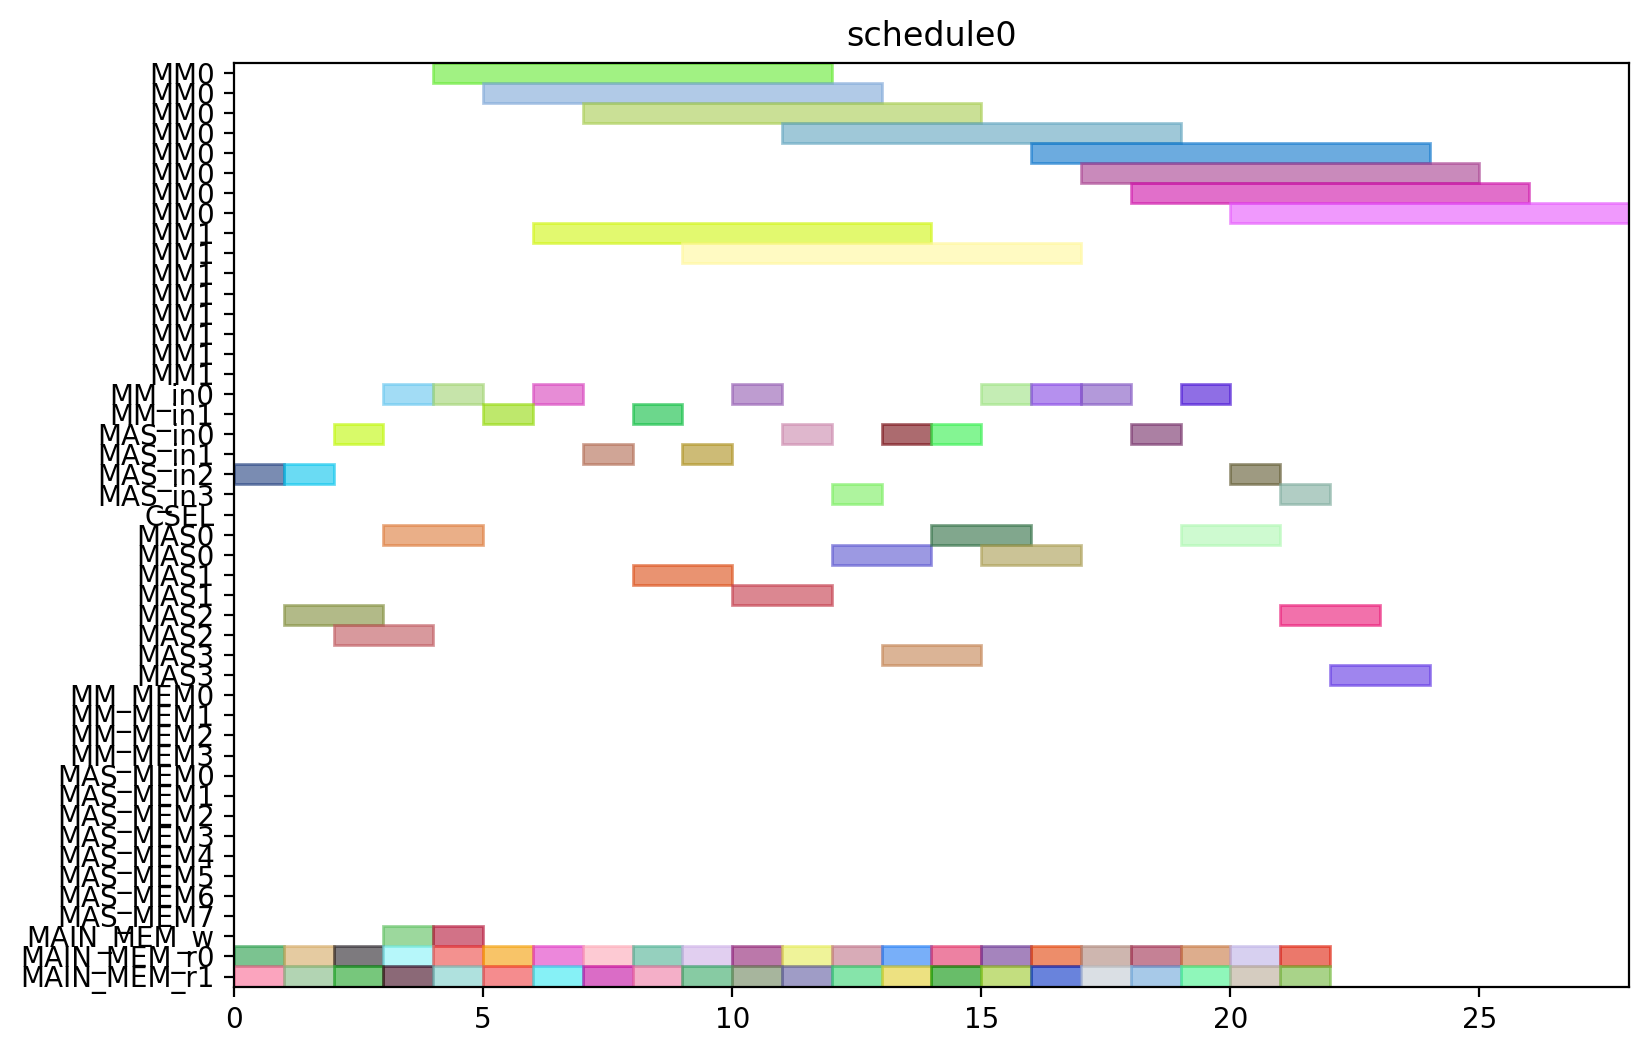

Write the Python code that produced this figure.
from pyschedule import Scenario, solvers, plotters, alt


def solve():
	horizon = 120
	S = Scenario("schedule0", horizon=horizon)

	# resource
	MM = S.Resources('MM', num=2, size=8)
	MM_in = S.Resources('MM_in', num=2)
	MAS_in = S.Resources('MAS_in', num=4)
	CSEL = S.Resource('CSEL')
	MAS = S.Resources('MAS', num=4, size=2, periods=range(1, horizon))
	MM_MEM = S.Resources('MM_MEM', num=4)
	MAS_MEM = S.Resources('MAS_MEM', num=8)
	MAIN_MEM_w = S.Resource('MAIN_MEM_w', size=1)
	MAIN_MEM_r = S.Resources('MAIN_MEM_r', num=2)

	# result of previous scheduling

	# new tasks
	c10_t0 = S.Task('c10_t0', length=8, delay_cost=1)
	c10_t0 += alt(MM)
	c10_t0_in = S.Task('c10_t0_in', length=1, delay_cost=1)
	c10_t0_in += alt(MM_in)
	S += c10_t0_in*MM_in[0]<=c10_t0*MM[0]
	S += c10_t0_in*MM_in[1]<=c10_t0*MM[1]
	c10_t0_mem0 = S.Task('c10_t0_mem0', length=1, delay_cost=1)
	c10_t0_mem0 += MAIN_MEM_r[0]
	S += c10_t0_mem0 <= c10_t0

	c10_t0_mem1 = S.Task('c10_t0_mem1', length=1, delay_cost=1)
	c10_t0_mem1 += MAIN_MEM_r[1]
	S += c10_t0_mem1 <= c10_t0

	c10_t1 = S.Task('c10_t1', length=8, delay_cost=1)
	c10_t1 += alt(MM)
	c10_t1_in = S.Task('c10_t1_in', length=1, delay_cost=1)
	c10_t1_in += alt(MM_in)
	S += c10_t1_in*MM_in[0]<=c10_t1*MM[0]
	S += c10_t1_in*MM_in[1]<=c10_t1*MM[1]
	c10_t1_mem0 = S.Task('c10_t1_mem0', length=1, delay_cost=1)
	c10_t1_mem0 += MAIN_MEM_r[0]
	S += c10_t1_mem0 <= c10_t1

	c10_t1_mem1 = S.Task('c10_t1_mem1', length=1, delay_cost=1)
	c10_t1_mem1 += MAIN_MEM_r[1]
	S += c10_t1_mem1 <= c10_t1

	c10_t2 = S.Task('c10_t2', length=2, delay_cost=1)
	c10_t2 += alt(MAS)
	c10_t2_in = S.Task('c10_t2_in', length=1, delay_cost=1)
	c10_t2_in += alt(MAS_in)
	S += c10_t2_in*MAS_in[0]<=c10_t2*MAS[0]

	S += c10_t2_in*MAS_in[1]<=c10_t2*MAS[1]

	S += c10_t2_in*MAS_in[2]<=c10_t2*MAS[2]

	S += c10_t2_in*MAS_in[3]<=c10_t2*MAS[3]

	c10_t2_mem0 = S.Task('c10_t2_mem0', length=1, delay_cost=1)
	c10_t2_mem0 += MAIN_MEM_r[0]
	S += c10_t2_mem0 <= c10_t2

	c10_t2_mem1 = S.Task('c10_t2_mem1', length=1, delay_cost=1)
	c10_t2_mem1 += MAIN_MEM_r[1]
	S += c10_t2_mem1 <= c10_t2

	c10_t3 = S.Task('c10_t3', length=2, delay_cost=1)
	c10_t3 += alt(MAS)
	c10_t3_in = S.Task('c10_t3_in', length=1, delay_cost=1)
	c10_t3_in += alt(MAS_in)
	S += c10_t3_in*MAS_in[0]<=c10_t3*MAS[0]

	S += c10_t3_in*MAS_in[1]<=c10_t3*MAS[1]

	S += c10_t3_in*MAS_in[2]<=c10_t3*MAS[2]

	S += c10_t3_in*MAS_in[3]<=c10_t3*MAS[3]

	c10_t3_mem0 = S.Task('c10_t3_mem0', length=1, delay_cost=1)
	c10_t3_mem0 += MAIN_MEM_r[0]
	S += c10_t3_mem0 <= c10_t3

	c10_t3_mem1 = S.Task('c10_t3_mem1', length=1, delay_cost=1)
	c10_t3_mem1 += MAIN_MEM_r[1]
	S += c10_t3_mem1 <= c10_t3

	c20_t0 = S.Task('c20_t0', length=8, delay_cost=1)
	c20_t0 += alt(MM)
	c20_t0_in = S.Task('c20_t0_in', length=1, delay_cost=1)
	c20_t0_in += alt(MM_in)
	S += c20_t0_in*MM_in[0]<=c20_t0*MM[0]
	S += c20_t0_in*MM_in[1]<=c20_t0*MM[1]
	c20_t0_mem0 = S.Task('c20_t0_mem0', length=1, delay_cost=1)
	c20_t0_mem0 += MAIN_MEM_r[0]
	S += c20_t0_mem0 <= c20_t0

	c20_t0_mem1 = S.Task('c20_t0_mem1', length=1, delay_cost=1)
	c20_t0_mem1 += MAIN_MEM_r[1]
	S += c20_t0_mem1 <= c20_t0

	c20_t1 = S.Task('c20_t1', length=8, delay_cost=1)
	c20_t1 += alt(MM)
	c20_t1_in = S.Task('c20_t1_in', length=1, delay_cost=1)
	c20_t1_in += alt(MM_in)
	S += c20_t1_in*MM_in[0]<=c20_t1*MM[0]
	S += c20_t1_in*MM_in[1]<=c20_t1*MM[1]
	c20_t1_mem0 = S.Task('c20_t1_mem0', length=1, delay_cost=1)
	c20_t1_mem0 += MAIN_MEM_r[0]
	S += c20_t1_mem0 <= c20_t1

	c20_t1_mem1 = S.Task('c20_t1_mem1', length=1, delay_cost=1)
	c20_t1_mem1 += MAIN_MEM_r[1]
	S += c20_t1_mem1 <= c20_t1

	c20_t2 = S.Task('c20_t2', length=2, delay_cost=1)
	c20_t2 += alt(MAS)
	c20_t2_in = S.Task('c20_t2_in', length=1, delay_cost=1)
	c20_t2_in += alt(MAS_in)
	S += c20_t2_in*MAS_in[0]<=c20_t2*MAS[0]

	S += c20_t2_in*MAS_in[1]<=c20_t2*MAS[1]

	S += c20_t2_in*MAS_in[2]<=c20_t2*MAS[2]

	S += c20_t2_in*MAS_in[3]<=c20_t2*MAS[3]

	c20_t2_mem0 = S.Task('c20_t2_mem0', length=1, delay_cost=1)
	c20_t2_mem0 += MAIN_MEM_r[0]
	S += c20_t2_mem0 <= c20_t2

	c20_t2_mem1 = S.Task('c20_t2_mem1', length=1, delay_cost=1)
	c20_t2_mem1 += MAIN_MEM_r[1]
	S += c20_t2_mem1 <= c20_t2

	c20_t3 = S.Task('c20_t3', length=2, delay_cost=1)
	c20_t3 += alt(MAS)
	c20_t3_in = S.Task('c20_t3_in', length=1, delay_cost=1)
	c20_t3_in += alt(MAS_in)
	S += c20_t3_in*MAS_in[0]<=c20_t3*MAS[0]

	S += c20_t3_in*MAS_in[1]<=c20_t3*MAS[1]

	S += c20_t3_in*MAS_in[2]<=c20_t3*MAS[2]

	S += c20_t3_in*MAS_in[3]<=c20_t3*MAS[3]

	c20_t3_mem0 = S.Task('c20_t3_mem0', length=1, delay_cost=1)
	c20_t3_mem0 += MAIN_MEM_r[0]
	S += c20_t3_mem0 <= c20_t3

	c20_t3_mem1 = S.Task('c20_t3_mem1', length=1, delay_cost=1)
	c20_t3_mem1 += MAIN_MEM_r[1]
	S += c20_t3_mem1 <= c20_t3

	c01_t0 = S.Task('c01_t0', length=8, delay_cost=1)
	c01_t0 += alt(MM)
	c01_t0_in = S.Task('c01_t0_in', length=1, delay_cost=1)
	c01_t0_in += alt(MM_in)
	S += c01_t0_in*MM_in[0]<=c01_t0*MM[0]
	S += c01_t0_in*MM_in[1]<=c01_t0*MM[1]
	c01_t0_mem0 = S.Task('c01_t0_mem0', length=1, delay_cost=1)
	c01_t0_mem0 += MAIN_MEM_r[0]
	S += c01_t0_mem0 <= c01_t0

	c01_t0_mem1 = S.Task('c01_t0_mem1', length=1, delay_cost=1)
	c01_t0_mem1 += MAIN_MEM_r[1]
	S += c01_t0_mem1 <= c01_t0

	c01_t1 = S.Task('c01_t1', length=8, delay_cost=1)
	c01_t1 += alt(MM)
	c01_t1_in = S.Task('c01_t1_in', length=1, delay_cost=1)
	c01_t1_in += alt(MM_in)
	S += c01_t1_in*MM_in[0]<=c01_t1*MM[0]
	S += c01_t1_in*MM_in[1]<=c01_t1*MM[1]
	c01_t1_mem0 = S.Task('c01_t1_mem0', length=1, delay_cost=1)
	c01_t1_mem0 += MAIN_MEM_r[0]
	S += c01_t1_mem0 <= c01_t1

	c01_t1_mem1 = S.Task('c01_t1_mem1', length=1, delay_cost=1)
	c01_t1_mem1 += MAIN_MEM_r[1]
	S += c01_t1_mem1 <= c01_t1

	c01_t2 = S.Task('c01_t2', length=2, delay_cost=1)
	c01_t2 += alt(MAS)
	c01_t2_in = S.Task('c01_t2_in', length=1, delay_cost=1)
	c01_t2_in += alt(MAS_in)
	S += c01_t2_in*MAS_in[0]<=c01_t2*MAS[0]

	S += c01_t2_in*MAS_in[1]<=c01_t2*MAS[1]

	S += c01_t2_in*MAS_in[2]<=c01_t2*MAS[2]

	S += c01_t2_in*MAS_in[3]<=c01_t2*MAS[3]

	c01_t2_mem0 = S.Task('c01_t2_mem0', length=1, delay_cost=1)
	c01_t2_mem0 += MAIN_MEM_r[0]
	S += c01_t2_mem0 <= c01_t2

	c01_t2_mem1 = S.Task('c01_t2_mem1', length=1, delay_cost=1)
	c01_t2_mem1 += MAIN_MEM_r[1]
	S += c01_t2_mem1 <= c01_t2

	c01_t3 = S.Task('c01_t3', length=2, delay_cost=1)
	c01_t3 += alt(MAS)
	c01_t3_in = S.Task('c01_t3_in', length=1, delay_cost=1)
	c01_t3_in += alt(MAS_in)
	S += c01_t3_in*MAS_in[0]<=c01_t3*MAS[0]

	S += c01_t3_in*MAS_in[1]<=c01_t3*MAS[1]

	S += c01_t3_in*MAS_in[2]<=c01_t3*MAS[2]

	S += c01_t3_in*MAS_in[3]<=c01_t3*MAS[3]

	c01_t3_mem0 = S.Task('c01_t3_mem0', length=1, delay_cost=1)
	c01_t3_mem0 += MAIN_MEM_r[0]
	S += c01_t3_mem0 <= c01_t3

	c01_t3_mem1 = S.Task('c01_t3_mem1', length=1, delay_cost=1)
	c01_t3_mem1 += MAIN_MEM_r[1]
	S += c01_t3_mem1 <= c01_t3

	c11_t0 = S.Task('c11_t0', length=8, delay_cost=1)
	c11_t0 += alt(MM)
	c11_t0_in = S.Task('c11_t0_in', length=1, delay_cost=1)
	c11_t0_in += alt(MM_in)
	S += c11_t0_in*MM_in[0]<=c11_t0*MM[0]
	S += c11_t0_in*MM_in[1]<=c11_t0*MM[1]
	c11_t0_mem0 = S.Task('c11_t0_mem0', length=1, delay_cost=1)
	c11_t0_mem0 += MAIN_MEM_r[0]
	S += c11_t0_mem0 <= c11_t0

	c11_t0_mem1 = S.Task('c11_t0_mem1', length=1, delay_cost=1)
	c11_t0_mem1 += MAIN_MEM_r[1]
	S += c11_t0_mem1 <= c11_t0

	c11_t1 = S.Task('c11_t1', length=8, delay_cost=1)
	c11_t1 += alt(MM)
	c11_t1_in = S.Task('c11_t1_in', length=1, delay_cost=1)
	c11_t1_in += alt(MM_in)
	S += c11_t1_in*MM_in[0]<=c11_t1*MM[0]
	S += c11_t1_in*MM_in[1]<=c11_t1*MM[1]
	c11_t1_mem0 = S.Task('c11_t1_mem0', length=1, delay_cost=1)
	c11_t1_mem0 += MAIN_MEM_r[0]
	S += c11_t1_mem0 <= c11_t1

	c11_t1_mem1 = S.Task('c11_t1_mem1', length=1, delay_cost=1)
	c11_t1_mem1 += MAIN_MEM_r[1]
	S += c11_t1_mem1 <= c11_t1

	c11_t2 = S.Task('c11_t2', length=2, delay_cost=1)
	c11_t2 += alt(MAS)
	c11_t2_in = S.Task('c11_t2_in', length=1, delay_cost=1)
	c11_t2_in += alt(MAS_in)
	S += c11_t2_in*MAS_in[0]<=c11_t2*MAS[0]

	S += c11_t2_in*MAS_in[1]<=c11_t2*MAS[1]

	S += c11_t2_in*MAS_in[2]<=c11_t2*MAS[2]

	S += c11_t2_in*MAS_in[3]<=c11_t2*MAS[3]

	c11_t2_mem0 = S.Task('c11_t2_mem0', length=1, delay_cost=1)
	c11_t2_mem0 += MAIN_MEM_r[0]
	S += c11_t2_mem0 <= c11_t2

	c11_t2_mem1 = S.Task('c11_t2_mem1', length=1, delay_cost=1)
	c11_t2_mem1 += MAIN_MEM_r[1]
	S += c11_t2_mem1 <= c11_t2

	c11_t3 = S.Task('c11_t3', length=2, delay_cost=1)
	c11_t3 += alt(MAS)
	c11_t3_in = S.Task('c11_t3_in', length=1, delay_cost=1)
	c11_t3_in += alt(MAS_in)
	S += c11_t3_in*MAS_in[0]<=c11_t3*MAS[0]

	S += c11_t3_in*MAS_in[1]<=c11_t3*MAS[1]

	S += c11_t3_in*MAS_in[2]<=c11_t3*MAS[2]

	S += c11_t3_in*MAS_in[3]<=c11_t3*MAS[3]

	c11_t3_mem0 = S.Task('c11_t3_mem0', length=1, delay_cost=1)
	c11_t3_mem0 += MAIN_MEM_r[0]
	S += c11_t3_mem0 <= c11_t3

	c11_t3_mem1 = S.Task('c11_t3_mem1', length=1, delay_cost=1)
	c11_t3_mem1 += MAIN_MEM_r[1]
	S += c11_t3_mem1 <= c11_t3

	c21_t0 = S.Task('c21_t0', length=8, delay_cost=1)
	c21_t0 += alt(MM)
	c21_t0_in = S.Task('c21_t0_in', length=1, delay_cost=1)
	c21_t0_in += alt(MM_in)
	S += c21_t0_in*MM_in[0]<=c21_t0*MM[0]
	S += c21_t0_in*MM_in[1]<=c21_t0*MM[1]
	c21_t0_mem0 = S.Task('c21_t0_mem0', length=1, delay_cost=1)
	c21_t0_mem0 += MAIN_MEM_r[0]
	S += c21_t0_mem0 <= c21_t0

	c21_t0_mem1 = S.Task('c21_t0_mem1', length=1, delay_cost=1)
	c21_t0_mem1 += MAIN_MEM_r[1]
	S += c21_t0_mem1 <= c21_t0

	c21_t1 = S.Task('c21_t1', length=8, delay_cost=1)
	c21_t1 += alt(MM)
	c21_t1_in = S.Task('c21_t1_in', length=1, delay_cost=1)
	c21_t1_in += alt(MM_in)
	S += c21_t1_in*MM_in[0]<=c21_t1*MM[0]
	S += c21_t1_in*MM_in[1]<=c21_t1*MM[1]
	c21_t1_mem0 = S.Task('c21_t1_mem0', length=1, delay_cost=1)
	c21_t1_mem0 += MAIN_MEM_r[0]
	S += c21_t1_mem0 <= c21_t1

	c21_t1_mem1 = S.Task('c21_t1_mem1', length=1, delay_cost=1)
	c21_t1_mem1 += MAIN_MEM_r[1]
	S += c21_t1_mem1 <= c21_t1

	c21_t2 = S.Task('c21_t2', length=2, delay_cost=1)
	c21_t2 += alt(MAS)
	c21_t2_in = S.Task('c21_t2_in', length=1, delay_cost=1)
	c21_t2_in += alt(MAS_in)
	S += c21_t2_in*MAS_in[0]<=c21_t2*MAS[0]

	S += c21_t2_in*MAS_in[1]<=c21_t2*MAS[1]

	S += c21_t2_in*MAS_in[2]<=c21_t2*MAS[2]

	S += c21_t2_in*MAS_in[3]<=c21_t2*MAS[3]

	c21_t2_mem0 = S.Task('c21_t2_mem0', length=1, delay_cost=1)
	c21_t2_mem0 += MAIN_MEM_r[0]
	S += c21_t2_mem0 <= c21_t2

	c21_t2_mem1 = S.Task('c21_t2_mem1', length=1, delay_cost=1)
	c21_t2_mem1 += MAIN_MEM_r[1]
	S += c21_t2_mem1 <= c21_t2

	c21_t3 = S.Task('c21_t3', length=2, delay_cost=1)
	c21_t3 += alt(MAS)
	c21_t3_in = S.Task('c21_t3_in', length=1, delay_cost=1)
	c21_t3_in += alt(MAS_in)
	S += c21_t3_in*MAS_in[0]<=c21_t3*MAS[0]

	S += c21_t3_in*MAS_in[1]<=c21_t3*MAS[1]

	S += c21_t3_in*MAS_in[2]<=c21_t3*MAS[2]

	S += c21_t3_in*MAS_in[3]<=c21_t3*MAS[3]

	c21_t3_mem0 = S.Task('c21_t3_mem0', length=1, delay_cost=1)
	c21_t3_mem0 += MAIN_MEM_r[0]
	S += c21_t3_mem0 <= c21_t3

	c21_t3_mem1 = S.Task('c21_t3_mem1', length=1, delay_cost=1)
	c21_t3_mem1 += MAIN_MEM_r[1]
	S += c21_t3_mem1 <= c21_t3

	c000 = S.Task('c000', length=2, delay_cost=1)
	c000 += alt(MAS)
	c000_in = S.Task('c000_in', length=1, delay_cost=1)
	c000_in += alt(MAS_in)
	S += c000_in*MAS_in[0]<=c000*MAS[0]

	S += c000_in*MAS_in[1]<=c000*MAS[1]

	S += c000_in*MAS_in[2]<=c000*MAS[2]

	S += c000_in*MAS_in[3]<=c000*MAS[3]

	S += 0<c000

	c000_w = S.Task('c000_w', length=1, delay_cost=1)
	c000_w += alt(MAIN_MEM_w)
	S += c000 <= c000_w

	c000_mem0 = S.Task('c000_mem0', length=1, delay_cost=1)
	c000_mem0 += MAIN_MEM_r[0]
	S += c000_mem0 <= c000

	c000_mem1 = S.Task('c000_mem1', length=1, delay_cost=1)
	c000_mem1 += MAIN_MEM_r[1]
	S += c000_mem1 <= c000

	c001 = S.Task('c001', length=2, delay_cost=1)
	c001 += alt(MAS)
	c001_in = S.Task('c001_in', length=1, delay_cost=1)
	c001_in += alt(MAS_in)
	S += c001_in*MAS_in[0]<=c001*MAS[0]

	S += c001_in*MAS_in[1]<=c001*MAS[1]

	S += c001_in*MAS_in[2]<=c001*MAS[2]

	S += c001_in*MAS_in[3]<=c001*MAS[3]

	S += 0<c001

	c001_w = S.Task('c001_w', length=1, delay_cost=1)
	c001_w += alt(MAIN_MEM_w)
	S += c001 <= c001_w

	c001_mem0 = S.Task('c001_mem0', length=1, delay_cost=1)
	c001_mem0 += MAIN_MEM_r[0]
	S += c001_mem0 <= c001

	c001_mem1 = S.Task('c001_mem1', length=1, delay_cost=1)
	c001_mem1 += MAIN_MEM_r[1]
	S += c001_mem1 <= c001

	solvers.mip.solve(S,msg=1,kind='CPLEX',ratio_gap=1.01)

	solution = [['hoge']*len(S.solution()[1]) for i in range(len(S.solution()))]
	for i in range(len(S.solution())):
		for j in range(len(S.solution()[i])):
			solution[i][j]=str(S.solution()[i][j])
	print(solution)

	cycles = int(solution[-1][3])

	pic_file_name = "/mnt/rose/usr1/fukuda/ABE/multiRAM_multiMAS_16mux/scheduling_result/stage8MM2_stage2MAS4/FROB/schedule0.png"
	if(S.solution() != []):
		plotters.matplotlib.plot(S,img_filename=pic_file_name, show_task_labels=False, fig_size=(cycles*0.25+3, 6))

	return solution
